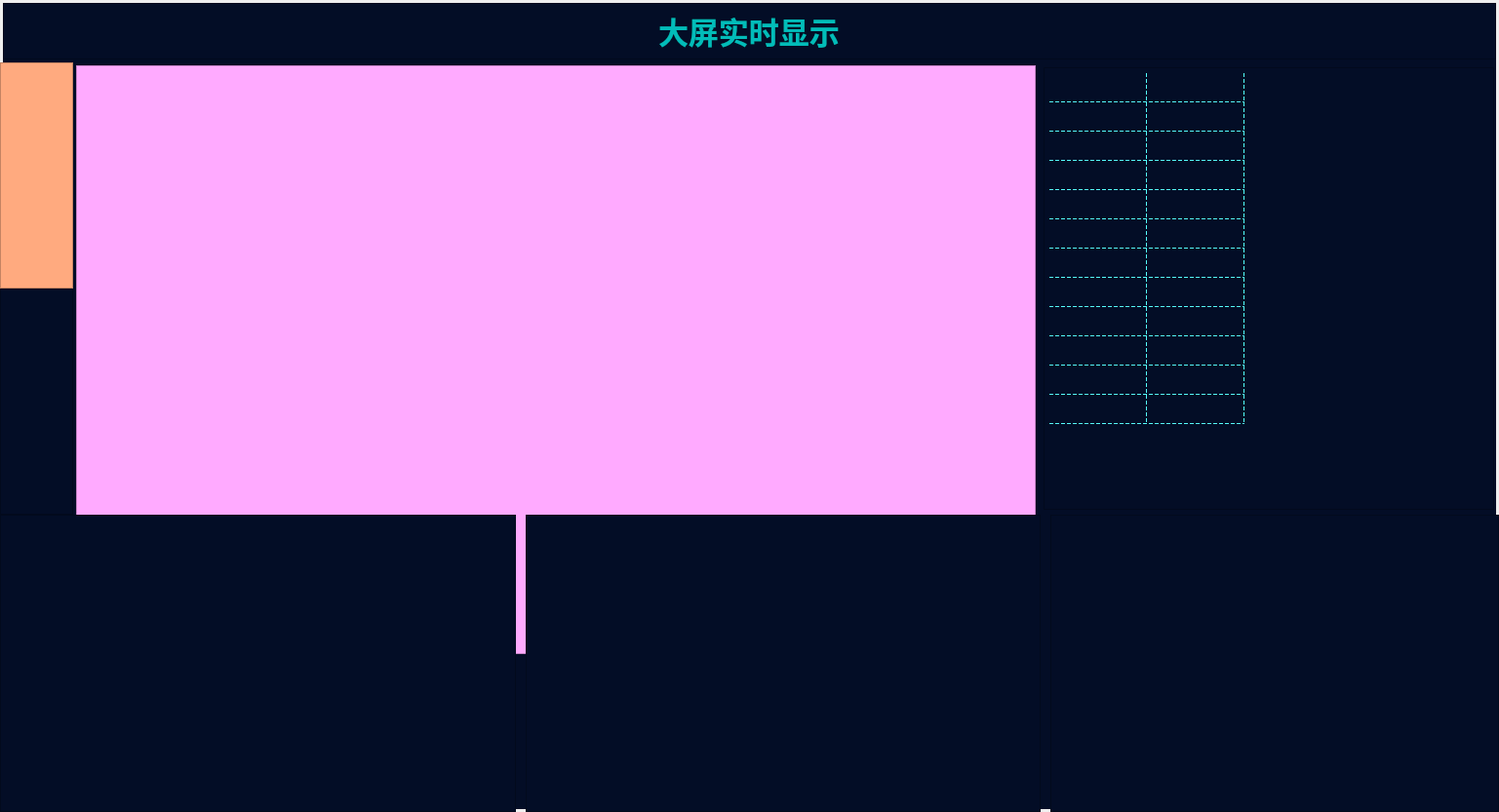
<?xml version="1.0" encoding="UTF-8"?>
<ui version="4.0">
 <class>RealTimescreenScreenMainWindow</class>
 <widget class="QMainWindow" name="RealTimescreenScreenMainWindow">
  <property name="geometry">
   <rect>
    <x>0</x>
    <y>0</y>
    <width>1537</width>
    <height>833</height>
   </rect>
  </property>
  <property name="minimumSize">
   <size>
    <width>1118</width>
    <height>715</height>
   </size>
  </property>
  <property name="windowTitle">
   <string>RealTimescreenScreenMainWindow</string>
  </property>
  <widget class="QWidget" name="centralWidget">
   <property name="styleSheet">
    <string notr="true"/>
   </property>
   <layout class="QGridLayout" name="gridLayout">
    <property name="leftMargin">
     <number>0</number>
    </property>
    <property name="topMargin">
     <number>0</number>
    </property>
    <property name="rightMargin">
     <number>0</number>
    </property>
    <property name="bottomMargin">
     <number>0</number>
    </property>
    <property name="spacing">
     <number>0</number>
    </property>
    <item row="0" column="0">
     <widget class="QStackedWidget" name="stackedWidget">
      <property name="minimumSize">
       <size>
        <width>0</width>
        <height>0</height>
       </size>
      </property>
      <property name="layoutDirection">
       <enum>Qt::LeftToRight</enum>
      </property>
      <property name="styleSheet">
       <string notr="true"># background-color: rgb(3, 13, 38);
margin:-100px;</string>
      </property>
      <property name="frameShape">
       <enum>QFrame::NoFrame</enum>
      </property>
      <property name="frameShadow">
       <enum>QFrame::Raised</enum>
      </property>
      <property name="currentIndex">
       <number>0</number>
      </property>
      <widget class="QWidget" name="realTimeScreen_2">
       <property name="styleSheet">
        <string notr="true">background-color: rgb(3, 13, 38);
margin:3px;</string>
       </property>
       <layout class="QGridLayout" name="gridLayout_2">
        <property name="leftMargin">
         <number>0</number>
        </property>
        <property name="topMargin">
         <number>0</number>
        </property>
        <property name="rightMargin">
         <number>0</number>
        </property>
        <property name="bottomMargin">
         <number>0</number>
        </property>
        <property name="spacing">
         <number>0</number>
        </property>
        <item row="1" column="1">
         <layout class="QHBoxLayout" name="horizontalLayout_5">
          <property name="spacing">
           <number>0</number>
          </property>
          <property name="leftMargin">
           <number>0</number>
          </property>
          <item>
           <widget class="QFrame" name="frame_3">
            <property name="sizePolicy">
             <sizepolicy hsizetype="Fixed" vsizetype="Fixed">
              <horstretch>0</horstretch>
              <verstretch>0</verstretch>
             </sizepolicy>
            </property>
            <property name="minimumSize">
             <size>
              <width>990</width>
              <height>610</height>
             </size>
            </property>
            <property name="maximumSize">
             <size>
              <width>990</width>
              <height>16777215</height>
             </size>
            </property>
            <property name="styleSheet">
             <string notr="true">

background-color: rgb(255, 170, 255);</string>
            </property>
            <property name="frameShape">
             <enum>QFrame::StyledPanel</enum>
            </property>
            <property name="frameShadow">
             <enum>QFrame::Raised</enum>
            </property>
           </widget>
          </item>
         </layout>
        </item>
        <item row="1" column="0">
         <layout class="QVBoxLayout" name="verticalLayout">
          <property name="spacing">
           <number>0</number>
          </property>
          <item>
           <widget class="QFrame" name="frame">
            <property name="styleSheet">
             <string notr="true">margin:0px;
background-color: rgb(255, 170, 127);
padding:0px;</string>
            </property>
            <property name="frameShape">
             <enum>QFrame::StyledPanel</enum>
            </property>
            <property name="frameShadow">
             <enum>QFrame::Raised</enum>
            </property>
           </widget>
          </item>
          <item>
           <widget class="QFrame" name="frame_2">
            <property name="styleSheet">
             <string notr="true">
margin:0px;
padding:0px;</string>
            </property>
            <property name="frameShape">
             <enum>QFrame::StyledPanel</enum>
            </property>
            <property name="frameShadow">
             <enum>QFrame::Raised</enum>
            </property>
           </widget>
          </item>
         </layout>
        </item>
        <item row="1" column="2">
         <layout class="QHBoxLayout" name="horizontalLayout_4">
          <property name="spacing">
           <number>7</number>
          </property>
          <item>
           <widget class="QFrame" name="frame_4">
            <property name="styleSheet">
             <string notr="true">margin:5px;
padding:0px;</string>
            </property>
            <property name="frameShape">
             <enum>QFrame::StyledPanel</enum>
            </property>
            <property name="frameShadow">
             <enum>QFrame::Raised</enum>
            </property>
            <layout class="QGridLayout" name="gridLayout_4">
             <property name="leftMargin">
              <number>0</number>
             </property>
             <property name="topMargin">
              <number>0</number>
             </property>
             <property name="rightMargin">
              <number>0</number>
             </property>
             <property name="bottomMargin">
              <number>0</number>
             </property>
             <property name="spacing">
              <number>0</number>
             </property>
             <item row="0" column="0">
              <widget class="QTableWidget" name="tableWidget">
               <property name="sizePolicy">
                <sizepolicy hsizetype="Preferred" vsizetype="Preferred">
                 <horstretch>0</horstretch>
                 <verstretch>0</verstretch>
                </sizepolicy>
               </property>
               <property name="minimumSize">
                <size>
                 <width>460</width>
                 <height>0</height>
                </size>
               </property>
               <property name="maximumSize">
                <size>
                 <width>460</width>
                 <height>16777215</height>
                </size>
               </property>
               <property name="styleSheet">
                <string notr="true">border:none;
gridline-color:rgb(85, 255, 255);

</string>
               </property>
               <property name="frameShape">
                <enum>QFrame::Panel</enum>
               </property>
               <property name="frameShadow">
                <enum>QFrame::Raised</enum>
               </property>
               <property name="autoScroll">
                <bool>false</bool>
               </property>
               <property name="selectionMode">
                <enum>QAbstractItemView::NoSelection</enum>
               </property>
               <property name="gridStyle">
                <enum>Qt::DashLine</enum>
               </property>
               <property name="rowCount">
                <number>12</number>
               </property>
               <property name="columnCount">
                <number>2</number>
               </property>
               <attribute name="horizontalHeaderVisible">
                <bool>false</bool>
               </attribute>
               <attribute name="horizontalHeaderHighlightSections">
                <bool>true</bool>
               </attribute>
               <attribute name="verticalHeaderVisible">
                <bool>false</bool>
               </attribute>
               <attribute name="verticalHeaderHighlightSections">
                <bool>true</bool>
               </attribute>
               <row/>
               <row/>
               <row/>
               <row/>
               <row/>
               <row/>
               <row/>
               <row/>
               <row/>
               <row/>
               <row/>
               <row/>
               <column/>
               <column/>
               <item row="0" column="1">
                <property name="font">
                 <font>
                  <pointsize>12</pointsize>
                 </font>
                </property>
                <property name="textAlignment">
                 <set>AlignLeading|AlignVCenter</set>
                </property>
               </item>
              </widget>
             </item>
            </layout>
           </widget>
          </item>
         </layout>
        </item>
        <item row="2" column="0" colspan="3">
         <layout class="QHBoxLayout" name="horizontalLayout_3">
          <property name="spacing">
           <number>10</number>
          </property>
          <property name="leftMargin">
           <number>0</number>
          </property>
          <property name="topMargin">
           <number>0</number>
          </property>
          <item>
           <widget class="QFrame" name="frame_5">
            <property name="sizePolicy">
             <sizepolicy hsizetype="Ignored" vsizetype="Preferred">
              <horstretch>0</horstretch>
              <verstretch>0</verstretch>
             </sizepolicy>
            </property>
            <property name="maximumSize">
             <size>
              <width>16777215</width>
              <height>341</height>
             </size>
            </property>
            <property name="styleSheet">
             <string notr="true">
margin:0px;
padding:0px;</string>
            </property>
            <property name="frameShape">
             <enum>QFrame::StyledPanel</enum>
            </property>
            <property name="frameShadow">
             <enum>QFrame::Raised</enum>
            </property>
           </widget>
          </item>
          <item>
           <widget class="QFrame" name="frame_6">
            <property name="sizePolicy">
             <sizepolicy hsizetype="Ignored" vsizetype="Preferred">
              <horstretch>0</horstretch>
              <verstretch>0</verstretch>
             </sizepolicy>
            </property>
            <property name="maximumSize">
             <size>
              <width>16777215</width>
              <height>341</height>
             </size>
            </property>
            <property name="styleSheet">
             <string notr="true">margin:0px;
padding:0px;</string>
            </property>
            <property name="frameShape">
             <enum>QFrame::StyledPanel</enum>
            </property>
            <property name="frameShadow">
             <enum>QFrame::Raised</enum>
            </property>
           </widget>
          </item>
          <item>
           <widget class="QFrame" name="frame_7">
            <property name="sizePolicy">
             <sizepolicy hsizetype="Fixed" vsizetype="Preferred">
              <horstretch>0</horstretch>
              <verstretch>0</verstretch>
             </sizepolicy>
            </property>
            <property name="minimumSize">
             <size>
              <width>460</width>
              <height>305</height>
             </size>
            </property>
            <property name="maximumSize">
             <size>
              <width>16777215</width>
              <height>341</height>
             </size>
            </property>
            <property name="styleSheet">
             <string notr="true">background-color: rgb(3, 13, 38);
margin:0px;
padding:0px;</string>
            </property>
            <property name="frameShape">
             <enum>QFrame::StyledPanel</enum>
            </property>
            <property name="frameShadow">
             <enum>QFrame::Raised</enum>
            </property>
           </widget>
          </item>
         </layout>
        </item>
        <item row="0" column="0" colspan="3">
         <layout class="QHBoxLayout" name="horizontalLayout">
          <item>
           <widget class="QFrame" name="frame_8">
            <property name="minimumSize">
             <size>
              <width>1185</width>
              <height>64</height>
             </size>
            </property>
            <property name="layoutDirection">
             <enum>Qt::RightToLeft</enum>
            </property>
            <property name="frameShape">
             <enum>QFrame::StyledPanel</enum>
            </property>
            <property name="frameShadow">
             <enum>QFrame::Raised</enum>
            </property>
            <layout class="QGridLayout" name="gridLayout_3">
             <property name="leftMargin">
              <number>0</number>
             </property>
             <property name="topMargin">
              <number>0</number>
             </property>
             <property name="rightMargin">
              <number>0</number>
             </property>
             <property name="bottomMargin">
              <number>0</number>
             </property>
             <property name="spacing">
              <number>0</number>
             </property>
             <item row="0" column="0">
              <spacer name="horizontalSpacer">
               <property name="orientation">
                <enum>Qt::Horizontal</enum>
               </property>
               <property name="sizeHint" stdset="0">
                <size>
                 <width>613</width>
                 <height>13</height>
                </size>
               </property>
              </spacer>
             </item>
             <item row="0" column="2">
              <spacer name="horizontalSpacer_2">
               <property name="orientation">
                <enum>Qt::Horizontal</enum>
               </property>
               <property name="sizeHint" stdset="0">
                <size>
                 <width>612</width>
                 <height>13</height>
                </size>
               </property>
              </spacer>
             </item>
             <item row="0" column="1">
              <widget class="QLabel" name="label">
               <property name="enabled">
                <bool>true</bool>
               </property>
               <property name="minimumSize">
                <size>
                 <width>0</width>
                 <height>47</height>
                </size>
               </property>
               <property name="maximumSize">
                <size>
                 <width>16777214</width>
                 <height>16777215</height>
                </size>
               </property>
               <property name="font">
                <font>
                 <family>微软雅黑</family>
                 <pointsize>23</pointsize>
                 <weight>75</weight>
                 <bold>true</bold>
                </font>
               </property>
               <property name="styleSheet">
                <string notr="true">color: rgb(2, 188, 185);</string>
               </property>
               <property name="text">
                <string>大屏实时显示</string>
               </property>
              </widget>
             </item>
            </layout>
           </widget>
          </item>
         </layout>
        </item>
       </layout>
      </widget>
     </widget>
    </item>
   </layout>
  </widget>
 </widget>
 <layoutdefault spacing="6" margin="11"/>
 <resources/>
 <connections/>
</ui>
